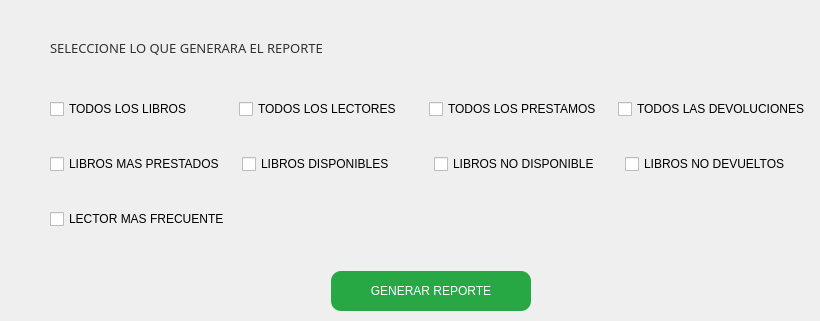
             <widget class="QWidget" name="ReporteGeneral">
              <widget class="QWidget" name="layoutWidget">
               <property name="geometry">
                <rect>
                 <x>50</x>
                 <y>270</y>
                 <width>761</width>
                 <height>42</height>
                </rect>
               </property>
               <layout class="QHBoxLayout" name="horizontalLayout_48">
                <item>
                 <spacer name="horizontalSpacer_13">
                  <property name="orientation">
                   <enum>Qt::Horizontal</enum>
                  </property>
                  <property name="sizeHint" stdset="0">
                   <size>
                    <width>40</width>
                    <height>20</height>
                   </size>
                  </property>
                 </spacer>
                </item>
                <item>
                 <widget class="QPushButton" name="pushButton_9">
                  <property name="minimumSize">
                   <size>
                    <width>200</width>
                    <height>40</height>
                   </size>
                  </property>
                  <property name="styleSheet">
                   <string notr="true">QPushButton {
    background-color: rgb(40, 167, 69); /* Verde */
    border-radius: 10px;
    color: white;
    font: 60 9pt &quot;Arial Black&quot;;
    padding: 5px 10px;
}

QPushButton:hover {
    background-color: rgb(72, 201, 91); /* Verde más claro */
    color: white;
}</string>
                  </property>
                  <property name="text">
                   <string>GENERAR REPORTE</string>
                  </property>
                 </widget>
                </item>
                <item>
                 <spacer name="horizontalSpacer_14">
                  <property name="orientation">
                   <enum>Qt::Horizontal</enum>
                  </property>
                  <property name="sizeHint" stdset="0">
                   <size>
                    <width>40</width>
                    <height>20</height>
                   </size>
                  </property>
                 </spacer>
                </item>
               </layout>
              </widget>
              <widget class="QWidget" name="layoutWidget">
               <property name="geometry">
                <rect>
                 <x>50</x>
                 <y>70</y>
                 <width>761</width>
                 <height>191</height>
                </rect>
               </property>
               <layout class="QVBoxLayout" name="verticalLayout_5">
                <item>
                 <layout class="QHBoxLayout" name="horizontalLayout_42">
                  <item>
                   <widget class="QCheckBox" name="checkBox">
                    <property name="text">
                     <string>TODOS LOS LIBROS</string>
                    </property>
                   </widget>
                  </item>
                  <item>
                   <widget class="QCheckBox" name="checkBox_2">
                    <property name="text">
                     <string>TODOS LOS LECTORES</string>
                    </property>
                   </widget>
                  </item>
                  <item>
                   <widget class="QCheckBox" name="checkBox_3">
                    <property name="text">
                     <string>TODOS LOS PRESTAMOS</string>
                    </property>
                   </widget>
                  </item>
                  <item>
                   <widget class="QCheckBox" name="checkBox_4">
                    <property name="text">
                     <string>TODOS LAS DEVOLUCIONES</string>
                    </property>
                   </widget>
                  </item>
                 </layout>
                </item>
                <item>
                 <layout class="QHBoxLayout" name="horizontalLayout_43">
                  <item>
                   <widget class="QCheckBox" name="checkBox_5">
                    <property name="text">
                     <string>LIBROS MAS PRESTADOS</string>
                    </property>
                   </widget>
                  </item>
                  <item>
                   <widget class="QCheckBox" name="checkBox_7">
                    <property name="text">
                     <string>LIBROS DISPONIBLES</string>
                    </property>
                   </widget>
                  </item>
                  <item>
                   <widget class="QCheckBox" name="checkBox_6">
                    <property name="text">
                     <string>LIBROS NO DISPONIBLE</string>
                    </property>
                   </widget>
                  </item>
                  <item>
                   <widget class="QCheckBox" name="checkBox_8">
                    <property name="text">
                     <string>LIBROS NO DEVUELTOS</string>
                    </property>
                   </widget>
                  </item>
                 </layout>
                </item>
                <item>
                 <layout class="QHBoxLayout" name="horizontalLayout_44">
                  <item>
                   <widget class="QCheckBox" name="checkBox_9">
                    <property name="text">
                     <string>LECTOR MAS FRECUENTE</string>
                    </property>
                   </widget>
                  </item>
                 </layout>
                </item>
               </layout>
              </widget>
              <widget class="QWidget" name="layoutWidget">
               <property name="geometry">
                <rect>
                 <x>50</x>
                 <y>30</y>
                 <width>712</width>
                 <height>36</height>
                </rect>
               </property>
               <layout class="QHBoxLayout" name="horizontalLayout_47">
                <item>
                 <layout class="QHBoxLayout" name="horizontalLayout_45">
                  <item>
                   <widget class="QLabel" name="label_25">
                    <property name="font">
                     <font>
                      <family>Arial Black</family>
                      <pointsize>10</pointsize>
                      <weight>10</weight>
                      <italic>false</italic>
                      <bold>false</bold>
                     </font>
                    </property>
                    <property name="styleSheet">
                     <string notr="true">QLabel {
    font: 80 10pt &quot;Arial Black&quot;;
    color: rgb(50, 50, 50); /* Texto en gris oscuro */
    border: 0px;
}</string>
                    </property>
                    <property name="text">
                     <string>SELECCIONE LO QUE GENERARA EL REPORTE</string>
                    </property>
                   </widget>
                  </item>
                 </layout>
                </item>
                <item>
                 <layout class="QHBoxLayout" name="horizontalLayout_46"/>
                </item>
               </layout>
              </widget>
             </widget>
